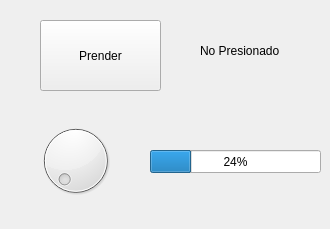
<?xml version="1.0" encoding="UTF-8"?>
<ui version="4.0">
 <class>MainWindow</class>
 <widget class="QMainWindow" name="MainWindow">
  <property name="geometry">
   <rect>
    <x>0</x>
    <y>0</y>
    <width>330</width>
    <height>229</height>
   </rect>
  </property>
  <property name="windowTitle">
   <string>MainWindow</string>
  </property>
  <widget class="QWidget" name="centralwidget">
   <widget class="QPushButton" name="pushButton">
    <property name="geometry">
     <rect>
      <x>40</x>
      <y>20</y>
      <width>121</width>
      <height>71</height>
     </rect>
    </property>
    <property name="text">
     <string>Prender</string>
    </property>
   </widget>
   <widget class="QLabel" name="label">
    <property name="geometry">
     <rect>
      <x>200</x>
      <y>30</y>
      <width>111</width>
      <height>41</height>
     </rect>
    </property>
    <property name="text">
     <string>No Presionado</string>
    </property>
   </widget>
   <widget class="QDial" name="dial">
    <property name="geometry">
     <rect>
      <x>30</x>
      <y>120</y>
      <width>91</width>
      <height>81</height>
     </rect>
    </property>
    <property name="maximum">
     <number>100</number>
    </property>
   </widget>
   <widget class="QProgressBar" name="progressBar">
    <property name="geometry">
     <rect>
      <x>150</x>
      <y>150</y>
      <width>171</width>
      <height>23</height>
     </rect>
    </property>
    <property name="value">
     <number>24</number>
    </property>
   </widget>
  </widget>
 </widget>
 <resources/>
 <connections/>
</ui>
